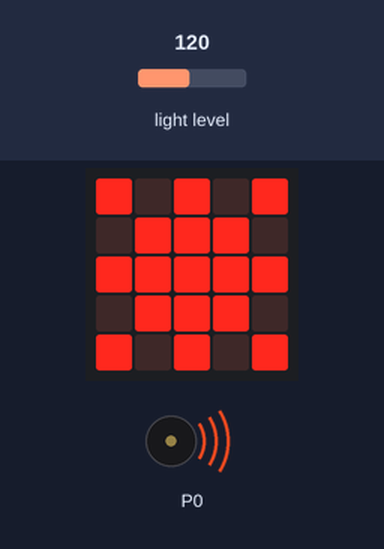
Bench run of a program on a simulated BBC micro:bit (MakeCode). Parts: the board's 5×5 LED display, buzzer (waves = sounding). Inputs (shaded band) come from the test bench; at power-on: light level 120.

Above: at 1.2 s.
1.3 s: light level set to 103
4.3 s: light level set to 95
At 5.7 s:
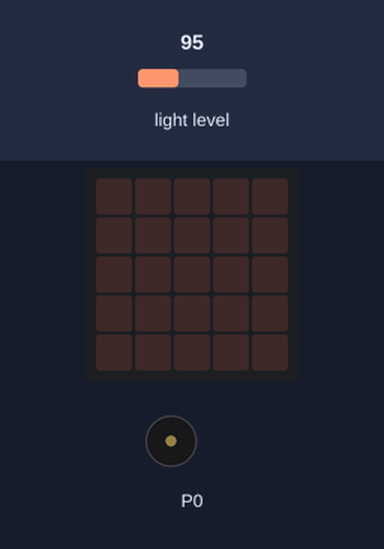
6.6 s: light level set to 128
At 6.81 s:
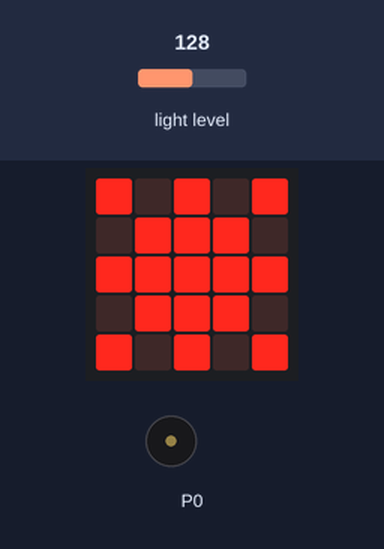
9.3 s: light level set to 5
At 9.79 s:
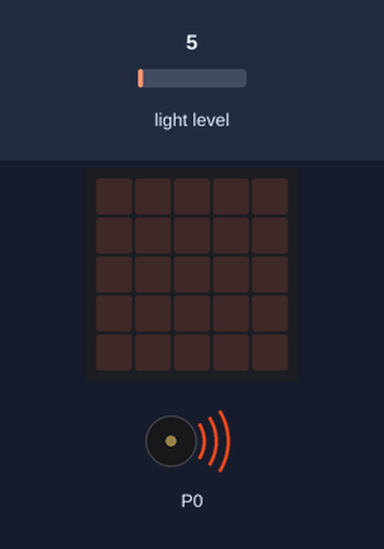
Timing chart, 0 to 12.3 s (numbered marks = the images above; inputs shaded):
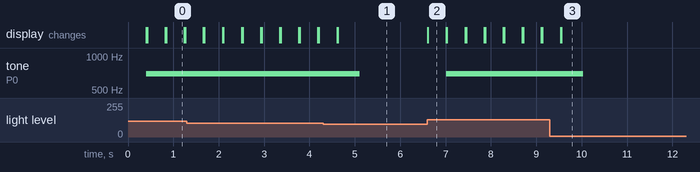

The program:

main.ts
```typescript
basic.forever(function () {
    if (input.lightLevel() > 100) {
        basic.showLeds(`
            # . # . #
            . # # # .
            # # # # #
            . # # # .
            # . # . #
            `)
        led.plotBarGraph(
        10,
        100,
        led.point(100, 2)
        )
        music.play(music.tonePlayable(698, music.beat(BeatFraction.Whole)), music.PlaybackMode.InBackground)
        radio.setGroup(165)
    } else {
        basic.clearScreen()
    }
})
```

test.ts
```typescript
// testes vão aqui; isto não será compilado quando este pacote for usado como uma extensão.
```

Measured:
- the behaviour switches between 101 and 100 on light level (found by bisection; images 0 and 1)
- after the input at 4.3 s, tone on P0: 698 Hz → silent after 0.81 s; the display: first differs from a run without the input after 0.33 s (image 1)
- after the input at 6.6 s, tone on P0: silent → 698 Hz after 0.41 s; the display: changes at once (image 2)
- after the input at 9.3 s, tone on P0: 698 Hz → silent after 0.73 s; the display: first differs from a run without the input after 0.25 s (image 3)
- what the display in image 0 shows lasts 0.4 s, from 0.8 s to 1.2 s
